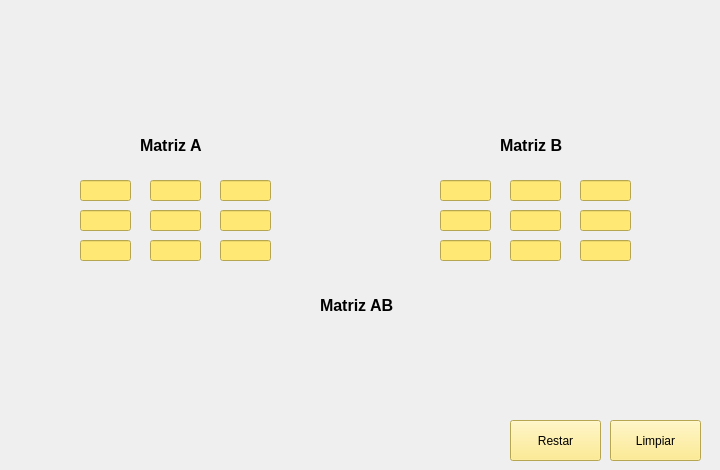
   <widget class="QWidget" name="tab_2">
    <attribute name="title">
     <string>Resta</string>
    </attribute>
    <widget class="QLineEdit" name="txt_a11">
     <property name="geometry">
      <rect>
       <x>150</x>
       <y>210</y>
       <width>51</width>
       <height>21</height>
      </rect>
     </property>
     <property name="styleSheet">
      <string notr="true">background-color: rgb(255, 232, 115);
color: rgb(0, 0, 0);</string>
     </property>
    </widget>
    <widget class="QLineEdit" name="txt_a02">
     <property name="geometry">
      <rect>
       <x>220</x>
       <y>180</y>
       <width>51</width>
       <height>21</height>
      </rect>
     </property>
     <property name="styleSheet">
      <string notr="true">background-color: rgb(255, 232, 115);
color: rgb(0, 0, 0);</string>
     </property>
    </widget>
    <widget class="QLineEdit" name="txt_b01">
     <property name="geometry">
      <rect>
       <x>510</x>
       <y>180</y>
       <width>51</width>
       <height>21</height>
      </rect>
     </property>
     <property name="styleSheet">
      <string notr="true">background-color: rgb(255, 232, 115);
color: rgb(0, 0, 0);</string>
     </property>
    </widget>
    <widget class="QLabel" name="lbl_ab00">
     <property name="geometry">
      <rect>
       <x>260</x>
       <y>330</y>
       <width>61</width>
       <height>16</height>
      </rect>
     </property>
     <property name="font">
      <font>
       <pointsize>10</pointsize>
       <bold>true</bold>
      </font>
     </property>
     <property name="text">
      <string/>
     </property>
    </widget>
    <widget class="QLabel" name="label_25">
     <property name="geometry">
      <rect>
       <x>280</x>
       <y>160</y>
       <width>61</width>
       <height>111</height>
      </rect>
     </property>
     <property name="layoutDirection">
      <enum>Qt::RightToLeft</enum>
     </property>
     <property name="text">
      <string/>
     </property>
     <property name="textFormat">
      <enum>Qt::AutoText</enum>
     </property>
     <property name="pixmap">
      <pixmap>cerrar-parentesis.png</pixmap>
     </property>
    </widget>
    <widget class="QLineEdit" name="txt_a00">
     <property name="geometry">
      <rect>
       <x>80</x>
       <y>180</y>
       <width>51</width>
       <height>21</height>
      </rect>
     </property>
     <property name="styleSheet">
      <string notr="true">background-color: rgb(255, 232, 115);
color: rgb(0, 0, 0);</string>
     </property>
    </widget>
    <widget class="QLineEdit" name="txt_a22">
     <property name="geometry">
      <rect>
       <x>220</x>
       <y>240</y>
       <width>51</width>
       <height>21</height>
      </rect>
     </property>
     <property name="styleSheet">
      <string notr="true">background-color: rgb(255, 232, 115);
color: rgb(0, 0, 0);</string>
     </property>
    </widget>
    <widget class="QLineEdit" name="txt_b20">
     <property name="geometry">
      <rect>
       <x>440</x>
       <y>240</y>
       <width>51</width>
       <height>21</height>
      </rect>
     </property>
     <property name="styleSheet">
      <string notr="true">background-color: rgb(255, 232, 115);
color: rgb(0, 0, 0);</string>
     </property>
    </widget>
    <widget class="QLabel" name="label_12">
     <property name="geometry">
      <rect>
       <x>140</x>
       <y>130</y>
       <width>81</width>
       <height>31</height>
      </rect>
     </property>
     <property name="font">
      <font>
       <pointsize>12</pointsize>
       <bold>true</bold>
      </font>
     </property>
     <property name="text">
      <string>Matriz A </string>
     </property>
    </widget>
    <widget class="QLabel" name="label_24">
     <property name="geometry">
      <rect>
       <x>-20</x>
       <y>160</y>
       <width>81</width>
       <height>111</height>
      </rect>
     </property>
     <property name="layoutDirection">
      <enum>Qt::LeftToRight</enum>
     </property>
     <property name="text">
      <string/>
     </property>
     <property name="pixmap">
      <pixmap>cerrar-parentesi.png</pixmap>
     </property>
    </widget>
    <widget class="QLabel" name="lbl_ab20">
     <property name="geometry">
      <rect>
       <x>260</x>
       <y>390</y>
       <width>61</width>
       <height>16</height>
      </rect>
     </property>
     <property name="font">
      <font>
       <pointsize>10</pointsize>
       <bold>true</bold>
      </font>
     </property>
     <property name="text">
      <string/>
     </property>
    </widget>
    <widget class="QLineEdit" name="txt_a01">
     <property name="geometry">
      <rect>
       <x>150</x>
       <y>180</y>
       <width>51</width>
       <height>21</height>
      </rect>
     </property>
     <property name="styleSheet">
      <string notr="true">background-color: rgb(255, 232, 115);
color: rgb(0, 0, 0);</string>
     </property>
    </widget>
    <widget class="QLabel" name="label_20">
     <property name="geometry">
      <rect>
       <x>350</x>
       <y>160</y>
       <width>81</width>
       <height>111</height>
      </rect>
     </property>
     <property name="layoutDirection">
      <enum>Qt::LeftToRight</enum>
     </property>
     <property name="text">
      <string/>
     </property>
     <property name="pixmap">
      <pixmap>cerrar-parentesi.png</pixmap>
     </property>
    </widget>
    <widget class="QLabel" name="label_9">
     <property name="geometry">
      <rect>
       <x>500</x>
       <y>130</y>
       <width>81</width>
       <height>31</height>
      </rect>
     </property>
     <property name="font">
      <font>
       <pointsize>12</pointsize>
       <bold>true</bold>
      </font>
     </property>
     <property name="text">
      <string>Matriz B</string>
     </property>
    </widget>
    <widget class="QLabel" name="lbl_ab12">
     <property name="geometry">
      <rect>
       <x>400</x>
       <y>360</y>
       <width>61</width>
       <height>16</height>
      </rect>
     </property>
     <property name="font">
      <font>
       <pointsize>10</pointsize>
       <bold>true</bold>
      </font>
     </property>
     <property name="text">
      <string/>
     </property>
    </widget>
    <widget class="QLabel" name="label_23">
     <property name="geometry">
      <rect>
       <x>170</x>
       <y>310</y>
       <width>81</width>
       <height>111</height>
      </rect>
     </property>
     <property name="layoutDirection">
      <enum>Qt::LeftToRight</enum>
     </property>
     <property name="text">
      <string/>
     </property>
     <property name="pixmap">
      <pixmap>cerrar-parentesi.png</pixmap>
     </property>
    </widget>
    <widget class="QLabel" name="lbl_ab10">
     <property name="geometry">
      <rect>
       <x>260</x>
       <y>360</y>
       <width>61</width>
       <height>16</height>
      </rect>
     </property>
     <property name="font">
      <font>
       <pointsize>10</pointsize>
       <bold>true</bold>
      </font>
     </property>
     <property name="text">
      <string/>
     </property>
    </widget>
    <widget class="QLabel" name="label_22">
     <property name="geometry">
      <rect>
       <x>650</x>
       <y>160</y>
       <width>61</width>
       <height>111</height>
      </rect>
     </property>
     <property name="layoutDirection">
      <enum>Qt::RightToLeft</enum>
     </property>
     <property name="text">
      <string/>
     </property>
     <property name="textFormat">
      <enum>Qt::AutoText</enum>
     </property>
     <property name="pixmap">
      <pixmap>cerrar-parentesis.png</pixmap>
     </property>
    </widget>
    <widget class="QLabel" name="lbl_ab21">
     <property name="geometry">
      <rect>
       <x>330</x>
       <y>390</y>
       <width>61</width>
       <height>16</height>
      </rect>
     </property>
     <property name="font">
      <font>
       <pointsize>10</pointsize>
       <bold>true</bold>
      </font>
     </property>
     <property name="text">
      <string/>
     </property>
    </widget>
    <widget class="QLineEdit" name="txt_b02">
     <property name="geometry">
      <rect>
       <x>580</x>
       <y>180</y>
       <width>51</width>
       <height>21</height>
      </rect>
     </property>
     <property name="styleSheet">
      <string notr="true">background-color: rgb(255, 232, 115);
color: rgb(0, 0, 0);</string>
     </property>
    </widget>
    <widget class="QLabel" name="lbl_ab11">
     <property name="geometry">
      <rect>
       <x>330</x>
       <y>360</y>
       <width>61</width>
       <height>16</height>
      </rect>
     </property>
     <property name="font">
      <font>
       <pointsize>10</pointsize>
       <bold>true</bold>
      </font>
     </property>
     <property name="text">
      <string/>
     </property>
    </widget>
    <widget class="QLabel" name="lbl_ab02">
     <property name="geometry">
      <rect>
       <x>400</x>
       <y>330</y>
       <width>61</width>
       <height>16</height>
      </rect>
     </property>
     <property name="font">
      <font>
       <pointsize>10</pointsize>
       <bold>true</bold>
      </font>
     </property>
     <property name="text">
      <string/>
     </property>
    </widget>
    <widget class="QLineEdit" name="txt_b12">
     <property name="geometry">
      <rect>
       <x>580</x>
       <y>210</y>
       <width>51</width>
       <height>21</height>
      </rect>
     </property>
     <property name="styleSheet">
      <string notr="true">background-color: rgb(255, 232, 115);
color: rgb(0, 0, 0);</string>
     </property>
    </widget>
    <widget class="QLineEdit" name="txt_b10">
     <property name="geometry">
      <rect>
       <x>440</x>
       <y>210</y>
       <width>51</width>
       <height>21</height>
      </rect>
     </property>
     <property name="styleSheet">
      <string notr="true">background-color: rgb(255, 232, 115);
color: rgb(0, 0, 0);</string>
     </property>
    </widget>
    <widget class="QLabel" name="lbl_ab01">
     <property name="geometry">
      <rect>
       <x>330</x>
       <y>330</y>
       <width>61</width>
       <height>16</height>
      </rect>
     </property>
     <property name="font">
      <font>
       <pointsize>10</pointsize>
       <bold>true</bold>
      </font>
     </property>
     <property name="text">
      <string/>
     </property>
    </widget>
    <widget class="QLineEdit" name="txt_b21">
     <property name="geometry">
      <rect>
       <x>510</x>
       <y>240</y>
       <width>51</width>
       <height>21</height>
      </rect>
     </property>
     <property name="styleSheet">
      <string notr="true">background-color: rgb(255, 232, 115);
color: rgb(0, 0, 0);</string>
     </property>
    </widget>
    <widget class="QLabel" name="lbl_ab22">
     <property name="geometry">
      <rect>
       <x>400</x>
       <y>390</y>
       <width>61</width>
       <height>16</height>
      </rect>
     </property>
     <property name="font">
      <font>
       <pointsize>10</pointsize>
       <bold>true</bold>
      </font>
     </property>
     <property name="text">
      <string/>
     </property>
    </widget>
    <widget class="QLineEdit" name="txt_a21">
     <property name="geometry">
      <rect>
       <x>150</x>
       <y>240</y>
       <width>51</width>
       <height>21</height>
      </rect>
     </property>
     <property name="styleSheet">
      <string notr="true">background-color: rgb(255, 232, 115);
color: rgb(0, 0, 0);</string>
     </property>
    </widget>
    <widget class="QLineEdit" name="txt_a20">
     <property name="geometry">
      <rect>
       <x>80</x>
       <y>240</y>
       <width>51</width>
       <height>21</height>
      </rect>
     </property>
     <property name="styleSheet">
      <string notr="true">background-color: rgb(255, 232, 115);
color: rgb(0, 0, 0);</string>
     </property>
    </widget>
    <widget class="QLabel" name="label_21">
     <property name="geometry">
      <rect>
       <x>320</x>
       <y>180</y>
       <width>71</width>
       <height>71</height>
      </rect>
     </property>
     <property name="text">
      <string/>
     </property>
     <property name="pixmap">
      <pixmap>signo-menos-de-una-linea-en-posicion-horizontal.png</pixmap>
     </property>
    </widget>
    <widget class="QLineEdit" name="txt_a10">
     <property name="geometry">
      <rect>
       <x>80</x>
       <y>210</y>
       <width>51</width>
       <height>21</height>
      </rect>
     </property>
     <property name="styleSheet">
      <string notr="true">background-color: rgb(255, 232, 115);
color: rgb(0, 0, 0);</string>
     </property>
    </widget>
    <widget class="QLineEdit" name="txt_b11">
     <property name="geometry">
      <rect>
       <x>510</x>
       <y>210</y>
       <width>51</width>
       <height>21</height>
      </rect>
     </property>
     <property name="styleSheet">
      <string notr="true">background-color: rgb(255, 232, 115);
color: rgb(0, 0, 0);</string>
     </property>
    </widget>
    <widget class="QLabel" name="label_10">
     <property name="geometry">
      <rect>
       <x>320</x>
       <y>290</y>
       <width>81</width>
       <height>31</height>
      </rect>
     </property>
     <property name="font">
      <font>
       <pointsize>12</pointsize>
       <bold>true</bold>
      </font>
     </property>
     <property name="text">
      <string>Matriz AB </string>
     </property>
    </widget>
    <widget class="QLabel" name="label_11">
     <property name="geometry">
      <rect>
       <x>20</x>
       <y>20</y>
       <width>651</width>
       <height>81</height>
      </rect>
     </property>
     <property name="text">
      <string/>
     </property>
     <property name="pixmap">
      <pixmap>Suma de Matrices.png</pixmap>
     </property>
    </widget>
    <widget class="QLabel" name="label_26">
     <property name="geometry">
      <rect>
       <x>470</x>
       <y>310</y>
       <width>61</width>
       <height>111</height>
      </rect>
     </property>
     <property name="layoutDirection">
      <enum>Qt::RightToLeft</enum>
     </property>
     <property name="text">
      <string/>
     </property>
     <property name="textFormat">
      <enum>Qt::AutoText</enum>
     </property>
     <property name="pixmap">
      <pixmap>cerrar-parentesis.png</pixmap>
     </property>
    </widget>
    <widget class="QLineEdit" name="txt_a12">
     <property name="geometry">
      <rect>
       <x>220</x>
       <y>210</y>
       <width>51</width>
       <height>21</height>
      </rect>
     </property>
     <property name="styleSheet">
      <string notr="true">background-color: rgb(255, 232, 115);
color: rgb(0, 0, 0);</string>
     </property>
    </widget>
    <widget class="QLineEdit" name="txt_b00">
     <property name="geometry">
      <rect>
       <x>440</x>
       <y>180</y>
       <width>51</width>
       <height>21</height>
      </rect>
     </property>
     <property name="styleSheet">
      <string notr="true">background-color: rgb(255, 232, 115);
color: rgb(0, 0, 0);</string>
     </property>
    </widget>
    <widget class="QLineEdit" name="txt_b22">
     <property name="geometry">
      <rect>
       <x>580</x>
       <y>240</y>
       <width>51</width>
       <height>21</height>
      </rect>
     </property>
     <property name="styleSheet">
      <string notr="true">background-color: rgb(255, 232, 115);
color: rgb(0, 0, 0);</string>
     </property>
    </widget>
    <widget class="QPushButton" name="btn_Restar">
     <property name="geometry">
      <rect>
       <x>510</x>
       <y>420</y>
       <width>91</width>
       <height>41</height>
      </rect>
     </property>
     <property name="styleSheet">
      <string notr="true">background-color: rgb(255, 232, 115);
color: rgb(0, 0, 0);</string>
     </property>
     <property name="text">
      <string>Restar</string>
     </property>
    </widget>
    <widget class="QPushButton" name="btn_limpiar2">
     <property name="geometry">
      <rect>
       <x>610</x>
       <y>420</y>
       <width>91</width>
       <height>41</height>
      </rect>
     </property>
     <property name="styleSheet">
      <string notr="true">background-color: rgb(255, 232, 115);
color: rgb(0, 0, 0);;</string>
     </property>
     <property name="text">
      <string>Limpiar</string>
     </property>
    </widget>
   </widget>
